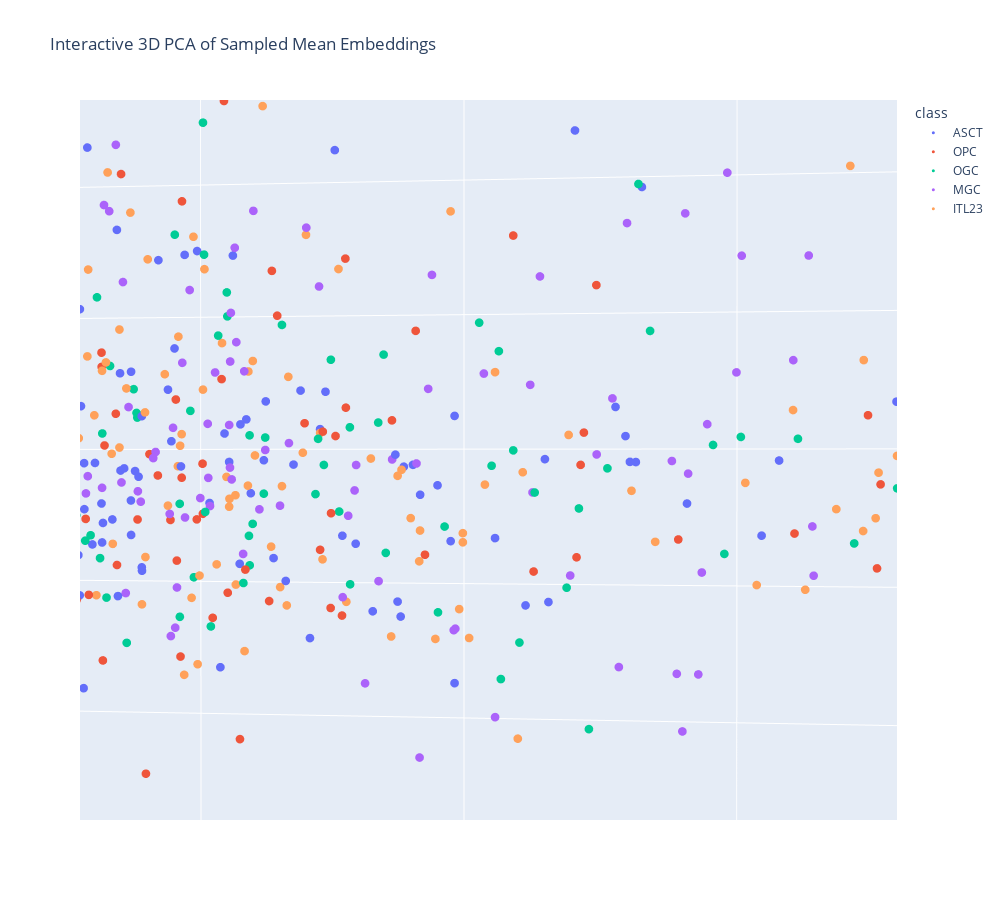

Notebook code for this chart:
### Code cell
import pandas as pd
from sklearn.decomposition import IncrementalPCA
import plotly.express as px

print("Initializing 3D PCA...")
ipca = IncrementalPCA(n_components=3, batch_size=1000)  
pca_result = ipca.fit_transform(embeddings_df)

# Store PCA results in a DataFrame
pca_df = pd.DataFrame(pca_result, columns=['PCA1', 'PCA2', 'PCA3'])
pca_df['class'] = labels_df['cell']

# Plot 3D PCA with plotly
print("Starting interactive 3D PCA plot...")
fig = px.scatter_3d(
    pca_df,
    x='PCA1', y='PCA2', z='PCA3',
    color='class',
    title='Interactive 3D PCA of Sampled Mean Embeddings',
    labels={'PCA1': 'PCA1', 'PCA2': 'PCA2', 'PCA3': 'PCA3'}
)

fig.update_traces(marker=dict(size=3 
                                
                男男女女·1111111111          1))
fig.update_layout(width=1000, height=900) 
fig.show()

### Figure 1 — Plotly figure (JSON) as saved in the notebook; plotly's stock layout.template omitted (floating-point values rounded to 4 significant figures; data arrays with more than 128 entries replaced by an {"elided": "..."} marker saying what was removed)
{"data": [{"hovertemplate": "class=ASCT<br>PCA1=%{x}<br>PCA2=%{y}<br>PCA3=%{z}<extra></extra>", "legendgroup": "ASCT", "marker": {"color": "#636efa", "size": 3, "symbol": "circle"}, "mode": "markers", "name": "ASCT", "scene": "scene", "showlegend": true, "type": "scatter3d", "x": {"elided": "500 float values"}, "y": {"elided": "500 float values"}, "z": {"elided": "500 float values"}}, {"hovertemplate": "class=OPC<br>PCA1=%{x}<br>PCA2=%{y}<br>PCA3=%{z}<extra></extra>", "legendgroup": "OPC", "marker": {"color": "#EF553B", "size": 3, "symbol": "circle"}, "mode": "markers", "name": "OPC", "scene": "scene", "showlegend": true, "type": "scatter3d", "x": {"elided": "500 float values"}, "y": {"elided": "500 float values"}, "z": {"elided": "500 float values"}}, {"hovertemplate": "class=OGC<br>PCA1=%{x}<br>PCA2=%{y}<br>PCA3=%{z}<extra></extra>", "legendgroup": "OGC", "marker": {"color": "#00cc96", "size": 3, "symbol": "circle"}, "mode": "markers", "name": "OGC", "scene": "scene", "showlegend": true, "type": "scatter3d", "x": {"elided": "500 float values"}, "y": {"elided": "500 float values"}, "z": {"elided": "500 float values"}}, {"hovertemplate": "class=MGC<br>PCA1=%{x}<br>PCA2=%{y}<br>PCA3=%{z}<extra></extra>", "legendgroup": "MGC", "marker": {"color": "#ab63fa", "size": 3, "symbol": "circle"}, "mode": "markers", "name": "MGC", "scene": "scene", "showlegend": true, "type": "scatter3d", "x": {"elided": "500 float values"}, "y": {"elided": "500 float values"}, "z": {"elided": "500 float values"}}, {"hovertemplate": "class=ITL23<br>PCA1=%{x}<br>PCA2=%{y}<br>PCA3=%{z}<extra></extra>", "legendgroup": "ITL23", "marker": {"color": "#FFA15A", "size": 3, "symbol": "circle"}, "mode": "markers", "name": "ITL23", "scene": "scene", "showlegend": true, "type": "scatter3d", "x": {"elided": "500 float values"}, "y": {"elided": "500 float values"}, "z": {"elided": "500 float values"}}], "layout": {"height": 900, "legend": {"title": {"text": "class"}, "tracegroupgap": 0}, "scene": {"aspectmode": "auto", "aspectratio": {"x": 1.264, "y": 1.153, "z": 0.6861}, "camera": {"center": {"x": 0, "y": 0, "z": 0}, "eye": {"x": -0.01928, "y": -0.001144, "z": 3.953e-05}, "projection": {"type": "perspective"}, "up": {"x": 0, "y": 0, "z": 1}}, "domain": {"x": [0, 1], "y": [0, 1]}, "xaxis": {"title": {"text": "PCA1"}, "type": "linear"}, "yaxis": {"title": {"text": "PCA2"}, "type": "linear"}, "zaxis": {"title": {"text": "PCA3"}, "type": "linear"}}, "title": {"text": "Interactive 3D PCA of Sampled Mean Embeddings"}, "width": 1000}}
